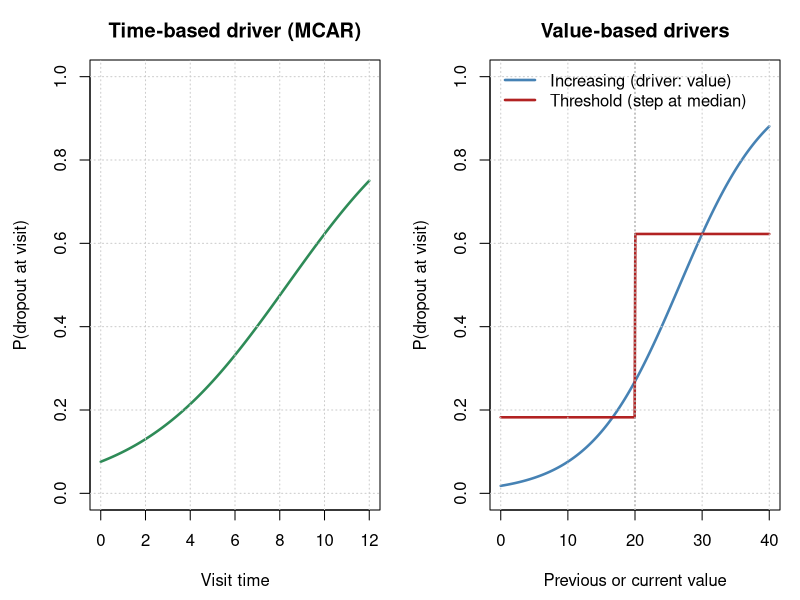

The R script that drew this image:
###############################################################################
## 03c_mechanism_curves.R  
## ---------------------------------------------------------------------------
## Visualises the dropout mechanisms: probability of dropout vs its driver.
## Left: the time-based driver (MCAR) on the Dataset 1 domain.
## Right: the two value-based drivers on their actual value range, so the
## contrast between the smooth "increasing" driver and the "threshold" step is
## visible on a common scale.
## Illustrative beta0; beta1 as in the study (0.30 MCAR, 0.15 increasing, 2.0 threshold).
## Output: fig_mechanism_curves.png
###############################################################################

png("fig_mechanism_curves.png", width = 2400, height = 1000, res = 220)
par(mfrow = c(1, 2), mar = c(4.5, 4.5, 3, 1))

expit <- function(z) 1 / (1 + exp(-z))

## Left: time-based driver (MCAR), domain of Dataset 1
tt <- seq(0, 12, length.out = 400)
plot(tt, expit(-2.5 + 0.30 * tt), type = "l", lwd = 2.5, col = "seagreen",
     ylim = c(0, 1), xlab = "Visit time", ylab = "P(dropout at visit)",
     main = "Time-based driver (MCAR)")
grid(lty = 3, col = "grey80")

## Right: value-based drivers on their actual range
vv  <- seq(0, 40, length.out = 400)
med <- 20
plot(vv, expit(-4.0 + 0.15 * vv), type = "l", lwd = 2.5, col = "steelblue",
     ylim = c(0, 1), xlab = "Previous or current value",
     ylab = "P(dropout at visit)", main = "Value-based drivers")
lines(vv, expit(-1.5 + 2.0 * (vv > med)), lwd = 2.5, col = "firebrick")
abline(v = med, lty = 3, col = "grey50")
grid(lty = 3, col = "grey80")
legend("topleft", bty = "n", lwd = 2.5,
       col = c("steelblue", "firebrick"),
       legend = c("Increasing (driver: value)", "Threshold (step at median)"))

dev.off()
cat("saved fig_mechanism_curves.png\n")
###############################################################################
